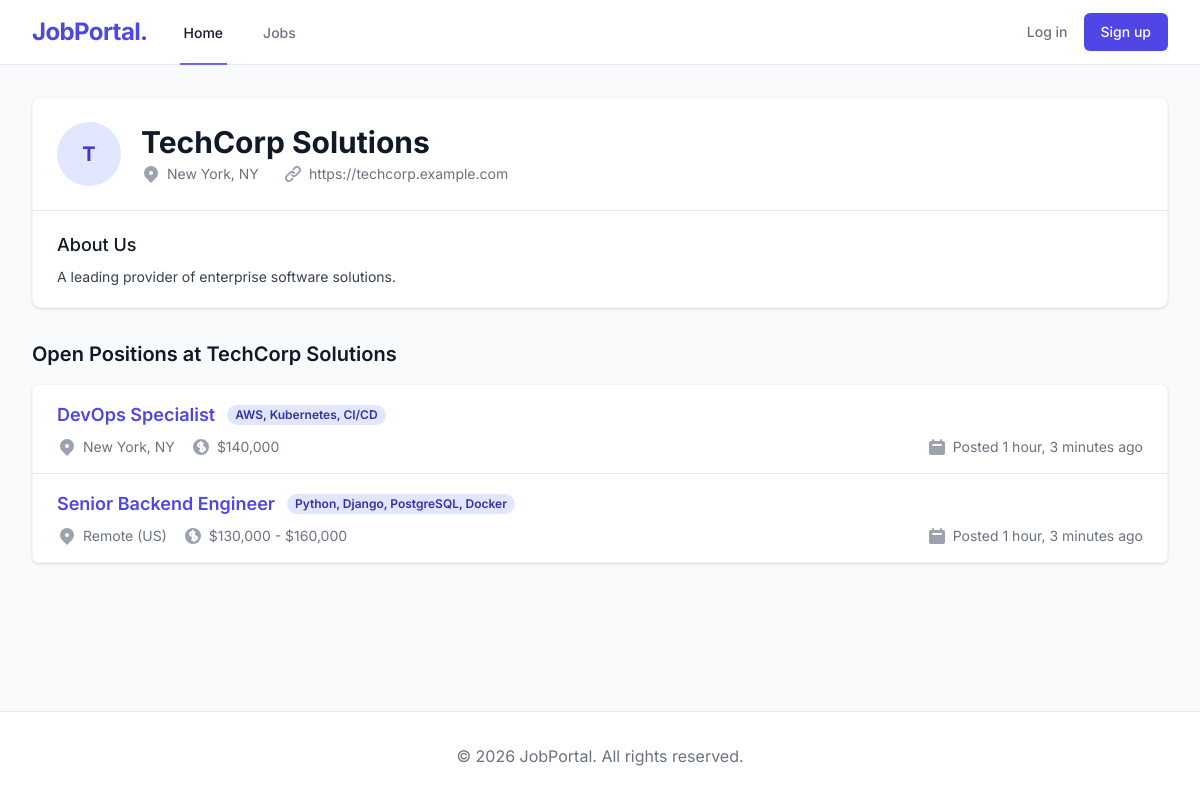
The page /jobs/company/1/ on the database its author committed.
### jobs/models.py (models this page shows, shortened)
class Company(models.Model):
    owner = models.OneToOneField(User, on_delete=models.CASCADE, related_name='company')
    name = models.CharField(max_length=200)
    logo = models.ImageField(upload_to='company_logos/', blank=True, null=True)
    website = models.URLField(blank=True, null=True)
    location = models.CharField(max_length=200, blank=True, null=True)
    description = models.TextField(blank=True, null=True)

class Job(models.Model):
    JOB_TYPE_CHOICES = (
        ('Full-time', 'Full-time'),
        ('Part-time', 'Part-time'),
        ('Remote', 'Remote'),
        ('Contract', 'Contract'),
    )
    recruiter = models.ForeignKey(User, on_delete=models.CASCADE, related_name='posted_jobs')
    title = models.CharField(max_length=200)
    company_name = models.CharField(max_length=200, blank=True, null=True)
    location = models.CharField(max_length=150)
    salary = models.CharField(max_length=100, blank=True, null=True)
    skills = models.CharField(max_length=255, blank=True, null=True)
    description = models.TextField()
    job_type = models.CharField(max_length=50, choices=JOB_TYPE_CHOICES, default='Full-time')
    posted_on = models.DateTimeField(auto_now_add=True)
    is_active = models.BooleanField(default=True)
    class Meta:
        ordering = ['-posted_on']

### jobs/views.py (the view)
# urls.py: path('company/<int:pk>/', views.CompanyDetailView.as_view(), name='company_detail'),
class CompanyDetailView(DetailView):
    model = Company
    template_name = 'jobs/company_detail.html'
    context_object_name = 'company'
    def get_context_data(self, **kwargs):
        context = super().get_context_data(**kwargs)
        context['company_jobs'] = Job.objects.filter(recruiter__company=self.object, is_active=True).order_by('-posted_on')
        return context

### templates/jobs/company_detail.html (shortened to what this page needs)
{% extends 'base.html' %}
{% block content %}
<div class="max-w-7xl mx-auto px-4 sm:px-6 lg:px-8 py-8">
    <div class="bg-white shadow overflow-hidden sm:rounded-lg border border-gray-100 mb-8">
        <div class="px-4 py-6 sm:px-6 flex items-center justify-between">
            <div class="flex items-center space-x-5">
                {% if company.logo %}
                    <div class="flex-shrink-0">
                        <img class="h-16 w-16 rounded-full object-cover border border-gray-200" src="{{ company.logo.url }}" alt="{{ company.name }} logo">
                    </div>
                {% else %}
                    <div class="flex-shrink-0 h-16 w-16 rounded-full bg-indigo-100 flex items-center justify-center text-indigo-700 font-bold text-xl">
                        {{ company.name|make_list|first|upper }}
                    </div>
                {% endif %}
                <div>
                    <h2 class="text-2xl font-bold leading-7 text-gray-900 sm:text-3xl sm:truncate">{{ company.name }}</h2>
                    <div class="mt-1 flex flex-col sm:flex-row sm:flex-wrap sm:space-x-6 text-sm text-gray-500">
                        {% if company.location %}
                        <div class="mt-2 flex items-center text-sm text-gray-500 sm:mt-0">
                            <svg class="flex-shrink-0 mr-1.5 h-5 w-5 text-gray-400" xmlns="http://www.w3.org/2000/svg" viewBox="0 0 20 20" fill="currentColor">
                              <path fill-rule="evenodd" d="M5.05 4.05a7 7 0 119.9 9.9L10 18.9l-4.95-4.95a7 7 0 010-9.9zM10 11a2 2 0 100-4 2 2 0 000 4z" clip-rule="evenodd" />
                            </svg>
                            {{ company.location }}
                        </div>
                        {% endif %}
                        {% if company.website %}
                        <div class="mt-2 flex items-center text-sm text-gray-500 sm:mt-0">
                            <a href="{{ company.website }}" target="_blank" class="hover:text-indigo-600 hover:underline">{{ company.website }}</a>
                        </div>
                        {% endif %}
                    </div>
                </div>
            </div>
        </div>
        {% if company.description %}
        <div class="border-t border-gray-200 px-4 py-5 sm:px-6">
            <h3 class="text-lg font-medium text-gray-900 mb-2">About Us</h3>
            <p class="text-sm text-gray-700 whitespace-pre-line">{{ company.description }}</p>
        </div>
        {% endif %}
    </div>
    <div>
        <h3 class="text-xl font-semibold text-gray-900 mb-4">Open Positions at {{ company.name }}</h3>
        <div class="bg-white shadow overflow-hidden sm:rounded-md border border-gray-100">
            <ul class="divide-y divide-gray-200">
                {% for job in company_jobs %}
                    <li>
                        <a href="{% url 'job_detail' job.id %}" class="block hover:bg-gray-50 transition-colors">
                            <div class="px-4 py-4 sm:px-6">
                                <div class="flex items-center justify-between">
                                    <div class="flex items-center space-x-3">
                                        <p class="text-lg font-semibold text-indigo-600 truncate">{{ job.title }}</p>
                                        <p class="px-2 inline-flex text-xs leading-5 font-semibold rounded-full bg-indigo-100 text-indigo-800">
                                            {{ job.skills }}
                                        </p>
                                    </div>
                                </div>
                                <div class="mt-2 sm:flex sm:justify-between">
                                    <div class="sm:flex text-sm text-gray-500 space-x-4">
                                        <p class="flex items-center">
                                            <svg class="flex-shrink-0 mr-1.5 h-5 w-5 text-gray-400" xmlns="http://www.w3.org/2000/svg" viewBox="0 0 20 20" fill="currentColor">
                                              <path fill-rule="evenodd" d="M5.05 4.05a7 7 0 119.9 9.9L10 18.9l-4.95-4.95a7 7 0 010-9.9zM10 11a2 2 0 100-4 2 2 0 000 4z" clip-rule="evenodd" />
                                            </svg>
                                            {{ job.location }}
                                        </p>
                                        {% if job.salary %}
                                        <p class="flex items-center">
                                            {{ job.salary }}
                                        </p>
                                        {% endif %}
                                    </div>
                                    <div class="mt-2 flex items-center text-sm text-gray-500 sm:mt-0">
                                        <p>Posted <time datetime="{{ job.posted_on|date:'Y-m-d' }}">{{ job.posted_on|timesince }} ago</time></p>
                                    </div>
                                </div>
                            </div>
                        </a>
                    </li>
                {% empty %}
                    <li class="px-4 py-12 text-center text-gray-500">
                        No active jobs at the moment.
                    </li>
                {% endfor %}
            </ul>
        </div>
    </div>
</div>
{% endblock %}

### templates/base.html (style rules this page uses)
body { font-family: 'Inter', sans-serif; background-color: theme('colors.brand.bg'); color: theme('colors.brand.text'); }

### rows shown on the page
Company: name|make_list "T", name "TechCorp Solutions", location "New York, NY", website "https://techcorp.example.com", description "A leading provider of enterprise software solutions."
Job: title "DevOps Specialist", skills "AWS, Kubernetes, CI/CD", location "New York, NY", salary "$140,000", posted_on "1 hour, 3 minutes"
Job: title "Senior Backend Engineer", skills "Python, Django, PostgreSQL, Docker", location "Remote (US)", salary "$130,000 - $160,000", posted_on "1 hour, 3 minutes"
